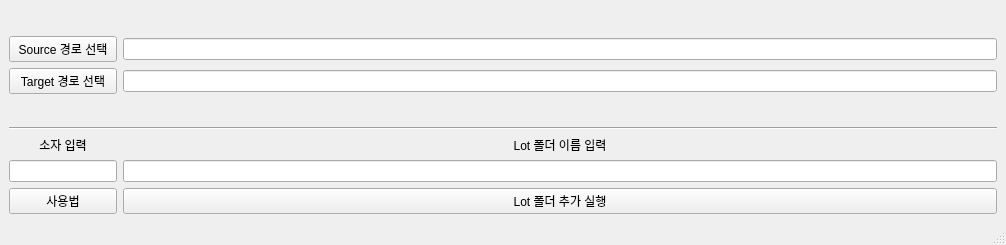
<?xml version="1.0" encoding="UTF-8"?>
<ui version="4.0">
 <class>MainWindow</class>
 <widget class="QMainWindow" name="MainWindow">
  <property name="geometry">
   <rect>
    <x>0</x>
    <y>0</y>
    <width>1006</width>
    <height>245</height>
   </rect>
  </property>
  <property name="windowTitle">
   <string>Make_Lot_Folder</string>
  </property>
  <widget class="QWidget" name="centralwidget">
   <layout class="QGridLayout" name="gridLayout" columnstretch="1,1,7">
    <item row="4" column="1">
     <spacer name="verticalSpacer_2">
      <property name="orientation">
       <enum>Qt::Vertical</enum>
      </property>
      <property name="sizeHint" stdset="0">
       <size>
        <width>20</width>
        <height>40</height>
       </size>
      </property>
     </spacer>
    </item>
    <item row="6" column="0">
     <widget class="QLabel" name="label_3">
      <property name="text">
       <string>소자 입력</string>
      </property>
      <property name="alignment">
       <set>Qt::AlignCenter</set>
      </property>
     </widget>
    </item>
    <item row="4" column="0">
     <spacer name="verticalSpacer">
      <property name="orientation">
       <enum>Qt::Vertical</enum>
      </property>
      <property name="sizeHint" stdset="0">
       <size>
        <width>20</width>
        <height>40</height>
       </size>
      </property>
     </spacer>
    </item>
    <item row="7" column="0">
     <widget class="QLineEdit" name="line_device">
      <property name="alignment">
       <set>Qt::AlignCenter</set>
      </property>
     </widget>
    </item>
    <item row="1" column="0">
     <widget class="QPushButton" name="push_source">
      <property name="text">
       <string>Source 경로 선택</string>
      </property>
     </widget>
    </item>
    <item row="0" column="0">
     <spacer name="verticalSpacer_3">
      <property name="orientation">
       <enum>Qt::Vertical</enum>
      </property>
      <property name="sizeHint" stdset="0">
       <size>
        <width>20</width>
        <height>40</height>
       </size>
      </property>
     </spacer>
    </item>
    <item row="0" column="1">
     <spacer name="verticalSpacer_4">
      <property name="orientation">
       <enum>Qt::Vertical</enum>
      </property>
      <property name="sizeHint" stdset="0">
       <size>
        <width>20</width>
        <height>40</height>
       </size>
      </property>
     </spacer>
    </item>
    <item row="2" column="0">
     <widget class="QPushButton" name="push_target">
      <property name="text">
       <string>Target 경로 선택</string>
      </property>
     </widget>
    </item>
    <item row="7" column="1" colspan="2">
     <widget class="QLineEdit" name="line_folder"/>
    </item>
    <item row="6" column="1" colspan="2">
     <widget class="QLabel" name="label">
      <property name="text">
       <string>Lot 폴더 이름 입력</string>
      </property>
      <property name="alignment">
       <set>Qt::AlignCenter</set>
      </property>
     </widget>
    </item>
    <item row="2" column="1" colspan="2">
     <widget class="QLineEdit" name="line_target">
      <property name="readOnly">
       <bool>true</bool>
      </property>
     </widget>
    </item>
    <item row="1" column="1" colspan="2">
     <widget class="QLineEdit" name="line_source">
      <property name="readOnly">
       <bool>true</bool>
      </property>
     </widget>
    </item>
    <item row="5" column="0" colspan="3">
     <widget class="Line" name="line">
      <property name="orientation">
       <enum>Qt::Horizontal</enum>
      </property>
     </widget>
    </item>
    <item row="8" column="0">
     <widget class="QPushButton" name="push_manual">
      <property name="text">
       <string>사용법</string>
      </property>
     </widget>
    </item>
    <item row="8" column="1" colspan="2">
     <widget class="QPushButton" name="push_run">
      <property name="text">
       <string>Lot 폴더 추가 실행</string>
      </property>
     </widget>
    </item>
   </layout>
  </widget>
  <widget class="QMenuBar" name="menubar">
   <property name="geometry">
    <rect>
     <x>0</x>
     <y>0</y>
     <width>1006</width>
     <height>26</height>
    </rect>
   </property>
  </widget>
  <widget class="QStatusBar" name="statusbar"/>
 </widget>
 <tabstops>
  <tabstop>line_device</tabstop>
  <tabstop>line_folder</tabstop>
  <tabstop>line_source</tabstop>
  <tabstop>line_target</tabstop>
  <tabstop>push_source</tabstop>
  <tabstop>push_target</tabstop>
  <tabstop>push_manual</tabstop>
  <tabstop>push_run</tabstop>
 </tabstops>
 <resources/>
 <connections/>
</ui>
